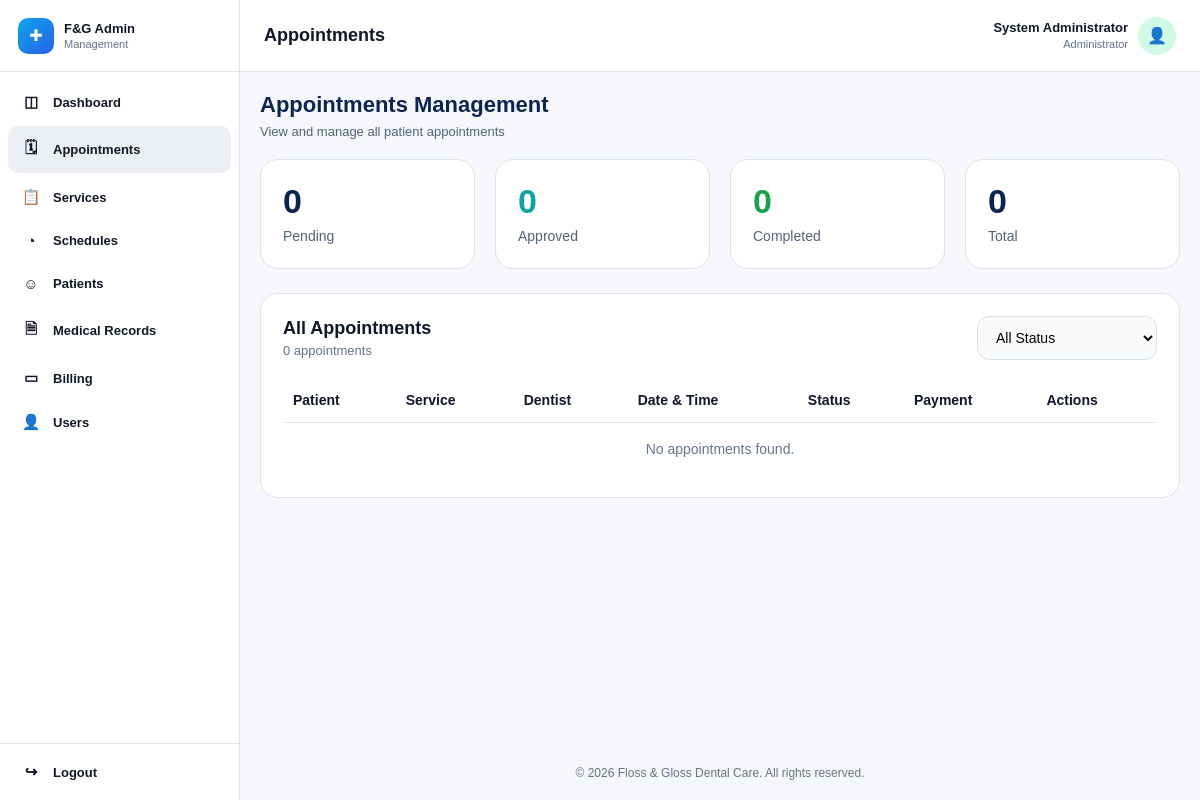
/admin/manage-appointments.php (signed in), run on an earlier commit of the app's database.
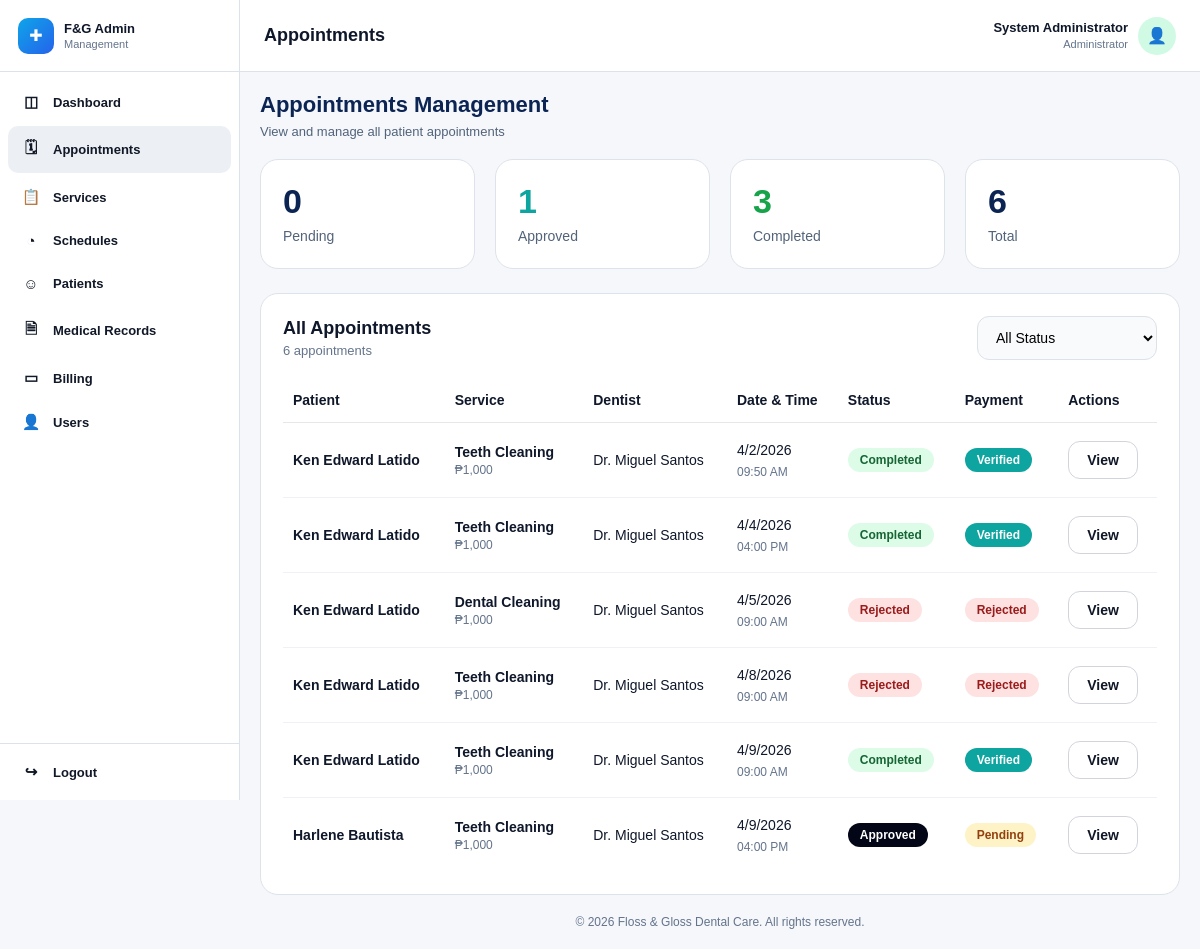
And on a later commit of the database.
### tables this page shows
CREATE TABLE `appointments` (
  `appointment_id` int(11) NOT NULL,
  `appointment_code` varchar(30) NOT NULL,
  `patient_id` int(11) NOT NULL,
  `service_id` int(11) NOT NULL,
  `dentist_id` int(11) NOT NULL,
  `requested_date` date NOT NULL,
  `requested_start_time` time NOT NULL,
  `requested_end_time` time NOT NULL,
  `final_date` date DEFAULT NULL,
  `final_start_time` time DEFAULT NULL,
  `final_end_time` time DEFAULT NULL,
  `status` enum('pending','approved','rejected','reschedule_requested','rescheduled','cancelled','completed','no_show') NOT NULL DEFAULT 'pending',
  `payment_status` enum('not_required','pending','submitted','verified','rejected') NOT NULL DEFAULT 'pending',
  `approval_notes` text DEFAULT NULL,
  `cancellation_reason` text DEFAULT NULL,
  `reschedule_reason` text DEFAULT NULL,
  `patient_concern` text DEFAULT NULL,
  `created_by_patient` int(11) NOT NULL,
  `last_updated_by` int(11) DEFAULT NULL,
  `created_at` timestamp NOT NULL DEFAULT current_timestamp(),
  `updated_at` timestamp NOT NULL DEFAULT current_timestamp() ON UPDATE current_timestamp()
);

CREATE TABLE `services` (
  `service_id` int(11) NOT NULL,
  `service_name` varchar(150) NOT NULL,
  `description` text DEFAULT NULL,
  `image_path` varchar(255) DEFAULT NULL,
  `duration_minutes` int(11) NOT NULL DEFAULT 30,
  `price` decimal(10,2) NOT NULL DEFAULT 0.00,
  `is_active` tinyint(1) NOT NULL DEFAULT 1,
  `created_by` int(11) DEFAULT NULL,
  `created_at` timestamp NOT NULL DEFAULT current_timestamp(),
  `updated_at` timestamp NOT NULL DEFAULT current_timestamp() ON UPDATE current_timestamp()
);

### admin/manage-appointments.php (the view, shortened to what the changed rows need)
<?php
require_once '../config/database.php';
$query = "
    SELECT
        a.*,
        s.service_name,
        s.price,
        TRIM(CONCAT(COALESCE(pp.first_name, ''), ' ', COALESCE(pp.last_name, ''))) AS patient_name,
        TRIM(CONCAT(COALESCE(dp.first_name, ''), ' ', COALESCE(dp.last_name, ''))) AS dentist_name
    FROM appointments a
    LEFT JOIN services s ON a.service_id = s.service_id
    LEFT JOIN patient_profiles pp ON a.patient_id = pp.patient_id
    LEFT JOIN dentist_profiles dp ON a.dentist_id = dp.dentist_id
    ORDER BY a.requested_date ASC, a.requested_start_time ASC
";
$result = mysqli_query($conn, $query);
$appointments = [];
$pending_count = 0;
$approved_count = 0;
$completed_count = 0;
$total_count = 0;
if ($result) {
    while ($row = mysqli_fetch_assoc($result)) {
        if (trim($row['dentist_name'] ?? '') === '') {
            $row['dentist_name'] = !empty($row['dentist_id']) ? 'Dentist #' . $row['dentist_id'] : 'Not assigned';
        } else {
            $row['dentist_name'] = 'Dr. ' . preg_replace('/\s+/', ' ', trim($row['dentist_name']));
        }
        $appointments[] = $row;
        $total_count++;
        $status_lower = strtolower(trim($row['status'] ?? ''));
        if ($status_lower === 'pending') {
            $pending_count++;
        } elseif ($status_lower === 'approved') {
            $approved_count++;
        } elseif ($status_lower === 'completed') {
            $completed_count++;
        }
    }
}
include("../includes/admin-header.php");
include("../includes/admin-sidebar.php");
?>
<div class="main-area">
    <div class="topbar">
        <h1>Appointments</h1>
    </div>
    <div class="content">
        <div class="appointments-top">
            <h2>Appointments Management</h2>
        </div>
        <div class="stats-grid">
            <div class="stat-card approved">
                <div class="value"><?php echo $approved_count; ?></div>
                <div class="label">Approved</div>
            </div>
            <div class="stat-card completed">
                <div class="value"><?php echo $completed_count; ?></div>
                <div class="label">Completed</div>
            </div>
            <div class="stat-card">
                <div class="value"><?php echo $total_count; ?></div>
                <div class="label">Total</div>
            </div>
        </div>
        <section class="panel">
            <div class="panel-head">
                <div class="panel-title">
                    <h3>All Appointments</h3>
                    <p><?php echo $total_count; ?> appointments</p>
                </div>
            </div>
            <div class="table-wrap">
                <table class="appointments-table">
                    <thead>
                        <tr>
                            <th>Patient</th>
                            <th>Service</th>
                            <th>Dentist</th>
                            <th>Date &amp; Time</th>
                            <th>Status</th>
                            <th>Payment</th>
                            <th>Actions</th>
                        </tr>
                    </thead>
                    <tbody id="appointmentsTableBody">
                        <?php if (count($appointments) > 0): ?>
                            <?php foreach ($appointments as $row): ?>
                                <?php
                                    $status = strtolower(trim($row['status'] ?? 'pending'));
                                    $payment_status = strtolower(trim($row['payment_status'] ?? 'pending'));
                                    $status_badge_class = 'badge-pending';
                                    if ($status === 'approved') {
                                        $status_badge_class = 'badge-approved';
                                    } elseif ($status === 'completed') {
                                        $status_badge_class = 'badge-completed';
                                    } elseif ($status === 'rejected') {
                                        $status_badge_class = 'badge-rejected';
                                    }
                                    $payment_badge_class = 'badge-paid-pending';
                                    if ($payment_status === 'verified') {
                                        $payment_badge_class = 'badge-verified';
                                    } elseif ($payment_status === 'rejected') {
                                        $payment_badge_class = 'badge-paid-rejected';
                                    }
                                    $raw_date = !empty($row['final_date']) ? $row['final_date'] : ($row['requested_date'] ?? '');
                                    $formatted_date = $raw_date ? date('n/j/Y', strtotime($raw_date)) : 'No date';
                                    $raw_time = !empty($row['final_start_time']) ? $row['final_start_time'] : ($row['requested_start_time'] ?? '');
                                    $formatted_time = $raw_time ? date('h:i A', strtotime($raw_time)) : 'No time';
                                    $price = isset($row['price']) ? (float)$row['price'] : 0;
                                    $dentist_name = $row['dentist_name'] ?? 'Not assigned';
                                ?>
                                <tr data-status="<?php echo htmlspecialchars($status); ?>">
                                    <td>
                                        <div class="patient-name"><?php echo htmlspecialchars($row['patient_name']); ?></div>
                                    </td>
                                    <td>
                                        <div class="service-name"><?php echo htmlspecialchars($row['service_name'] ?? 'Unknown Service'); ?></div>
                                        <div class="service-price">₱<?php echo number_format($price, 0); ?></div>
                                    </td>
                                    <td><?php echo htmlspecialchars($dentist_name); ?></td>
                                    <td>
                                        <div class="date-block">
                                            <span><?php echo htmlspecialchars($formatted_date); ?></span>
                                            <span class="muted"><?php echo htmlspecialchars($formatted_time); ?></span>
                                        </div>
                                    </td>
                                    <td>
                                        <span class="badge <?php echo $status_badge_class; ?>">
                                            <?php echo htmlspecialchars($row['status'] ?? 'Pending'); ?>
                                        </span>
                                    </td>
                                    <td>
                                        <span class="badge <?php echo $payment_badge_class; ?>">
                                            <?php echo htmlspecialchars($row['payment_status'] ?? 'pending'); ?>
                                        </span>
                                    </td>
                                    <td>
                                        <button
                                            type="button"
                                            class="view-btn"
                                            data-id="<?php echo (int)$row['appointment_id']; ?>"
                                            data-patient="<?php echo htmlspecialchars($row['patient_name'], ENT_QUOTES); ?>"
                                            data-service="<?php echo htmlspecialchars($row['service_name'] ?? 'Unknown Service', ENT_QUOTES); ?>"
                                            data-dentist="<?php echo htmlspecialchars($dentist_name, ENT_QUOTES); ?>"
                                            data-date="<?php echo htmlspecialchars($formatted_date, ENT_QUOTES); ?>"
                                            data-time="<?php echo htmlspecialchars($formatted_time, ENT_QUOTES); ?>"
                                            data-status="<?php echo htmlspecialchars($row['status'] ?? 'Pending', ENT_QUOTES); ?>"
                                            data-payment="<?php echo htmlspecialchars($row['payment_status'] ?? 'pending', ENT_QUOTES); ?>"
                                            data-cost="₱<?php echo number_format($price, 0); ?>"
                                        >
                                            View
                                        </button>
                                    </td>
                                </tr>
                            <?php endforeach; ?>
                        <?php else: ?>
                            <tr>
                                <td colspan="7" class="empty-state">No appointments found.</td>
                            </tr>
                        <?php endif; ?>
                    </tbody>
                </table>
            </div>
        </section>
        <?php include("../includes/admin-footer.php"); ?>

What changed in the data, as far as the page shows it:
added appointments: patient_name "Ken Edward Latido", service.service_name "Teeth Cleaning", service.price "1,000", dentist_name "Dr. Miguel Santos", formatted_date "4/2/2026", formatted_time "09:50 AM", status "Completed", payment_status "Verified"
added appointments: patient_name "Ken Edward Latido", service.service_name "Teeth Cleaning", service.price "1,000", dentist_name "Dr. Miguel Santos", formatted_date "4/4/2026", formatted_time "04:00 PM", status "Completed", payment_status "Verified"
added appointments: patient_name "Ken Edward Latido", service.service_name "Dental Cleaning", service.price "1,000", dentist_name "Dr. Miguel Santos", formatted_date "4/5/2026", formatted_time "09:00 AM", status "Rejected", payment_status "Rejected"
added appointments: patient_name "Ken Edward Latido", service.service_name "Teeth Cleaning", service.price "1,000", dentist_name "Dr. Miguel Santos", formatted_date "4/8/2026", formatted_time "09:00 AM", status "Rejected", payment_status "Rejected"
added appointments: patient_name "Ken Edward Latido", service.service_name "Teeth Cleaning", service.price "1,000", dentist_name "Dr. Miguel Santos", formatted_date "4/9/2026", formatted_time "09:00 AM", status "Completed", payment_status "Verified"
added appointments: patient_name "Harlene Bautista", service.service_name "Teeth Cleaning", service.price "1,000", dentist_name "Dr. Miguel Santos", formatted_date "4/9/2026", formatted_time "04:00 PM", status "Approved", payment_status "Pending"
Also different on the page:
$approved_count: "0" → "1"
$completed_count: "0" → "3"
$total_count: "0" → "6"
text no longer shown: "No appointments found."
